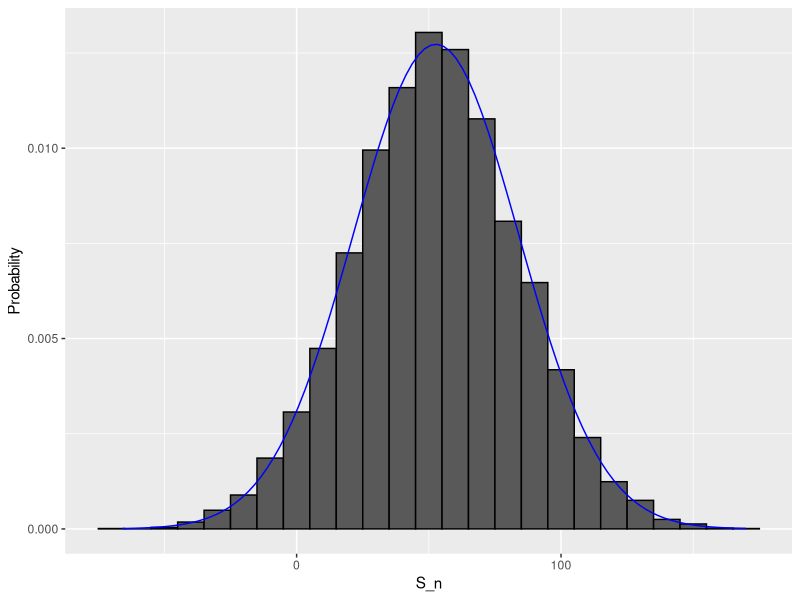

Write the R code that produced this figure.
## ---- chunk 1
beads <- rep(c("red", "blue"), times = c(2, 3))
x <- ifelse(sample(beads, 1) == "blue", 1, 0)
## ---- chunk 2
x <- rnorm(10, mean = 70, sd = 3)
## ---- chunk 3
color <- rep(c("Black", "Red", "Green"), c(18, 18, 2))
## ---- chunk 4
n <- 1000
x <- sample(ifelse(color == "Red", -1, 1),  n, replace = TRUE)
## ---- chunk 5
x <- sample(c(-1, 1), n, replace = TRUE, prob = c(9/19, 10/19))
## ---- chunk 6
n <- 1000
x <- sample(c(-1, 1), n, replace = TRUE, prob = c(9/19, 10/19))
s <- sum(x)
## ---- chunk 7
n <- 1000
B <- 10000
roulette_winnings <- function(n){
  x <- sample(c(-1, 1), n, replace = TRUE, prob = c(9/19, 10/19))
  sum(x)
}
s <- replicate(B, roulette_winnings(n))
## ---- chunk 8
mean(s < 0)
## ---- chunk 9
library(tidyverse)
normal_density <- data.frame(x = seq(min(s), max(s), length = 100)) |> 
  mutate(f = dnorm(x, mean(s), sd(s)))
data.frame(S_n = s) |> ggplot(aes(S_n, after_stat(density))) +
  geom_histogram(color = "black", binwidth = 10)  +
  ylab("Probability") + 
  geom_line(data = normal_density, mapping = aes(x, f), color = "blue")
## ---- chunk 10
pbinom(n/2 - 1, size = n, prob = 10/19)
## ---- chunk 11
B <- 10^6
x <- sample(c(-1, 1), B, replace = TRUE, prob = c(9/19, 10/19))
mean(x)
## ---- chunk 12
2*sqrt(90)/19
## ---- chunk 13
sqrt(1000)*2*sqrt(90)/19
## ---- chunk 14
n <- 1000
B <- 10000
roulette_winnings <- function(n){
  x <- sample(c(-1, 1), n, replace = TRUE, prob = c(9/19, 10/19))
  sum(x)
}
s <- replicate(B, roulette_winnings(n))
## ---- chunk 15
n*(20 - 18)/38 
sqrt(n)*2*sqrt(90)/19 
## ---- chunk 16
mean(s)
sd(s)
## ---- chunk 17
mu <- n*(20 - 18)/38
se <- sqrt(n)*2*sqrt(90)/19 
pnorm(0, mu, se)
## ---- chunk 18
mean(s < 0)
